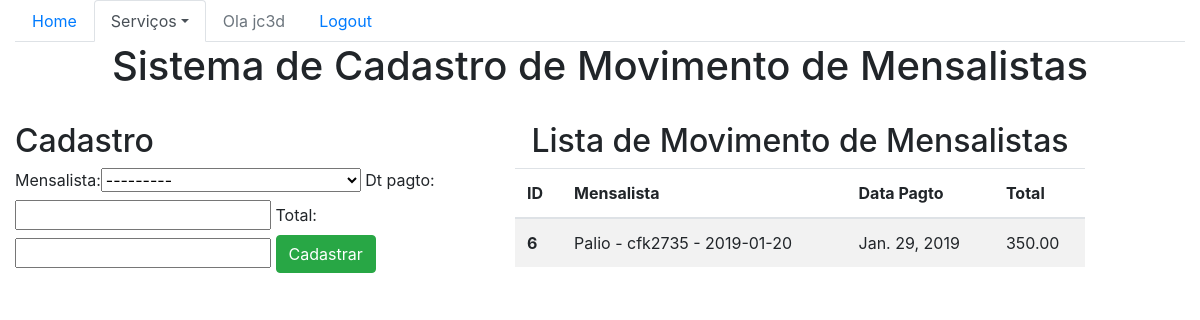
The app's page /sistema/movmen (signed in) with its own data.
### core/models.py (models this page shows, shortened)
class Movmen(models.Model):
    mensalista = models.ForeignKey(Mensalista, on_delete=models.CASCADE)
    dt_pagto = models.DateField()
    total = models.DecimalField(max_digits=5, decimal_places=2)

class Mensalista(models.Model):
    veiculo = models.ForeignKey(Veiculo, on_delete=models.CASCADE)
    inicio = models.DateField()
    valor_mes = models.DecimalField(max_digits=5, decimal_places=2)
    def __str__(self):
        return str(self.veiculo) + ' - ' + str(self.inicio)

class Veiculo(models.Model):
    marca = models.CharField(max_length=100)
    placa = models.CharField(max_length=7)
    propietario = models.ForeignKey(Pessoa, on_delete=models.CASCADE)
    cor = models.CharField(max_length=15)
    observacoes = models.TextField()
    def __str__(self):
        return self.marca + ' - ' + self.placa

### core/views.py (the view)
# urls.py: path('movmen', lista_movmensalistas, name='core_lista_movmensalistas'),
@login_required()
def lista_movmensalistas(request):
    mov_mensalistas = Movmen.objects.all()
    form = Movmenform()
    data = {'mov_mensalistas': mov_mensalistas, 'form': form}
    return render(request, 'core/lista_movmensalistas.html', data)

### core/forms.py
class Movmenform(ModelForm):
    class Meta:
        model = Movmen
        fields = '__all__'

### core/templates/core/lista_movmensalistas.html (shortened to what this page needs)
{% extends 'base.html' %}
{% load bootstrap %}
{% block menu %}
<ul class="nav nav-tabs">
  <li class="nav-item">
    <a class="nav-link" href="{% url 'core_home' %}">Home</a>
  </li>
  <li class="nav-item dropdown">
    <a class="nav-link dropdown-toggle active" data-toggle="dropdown" href="#" role="button" aria-haspopup="true" aria-expanded="false">Serviços</a>
    {% if user.is_authenticated %}
      <li class="nav-item ">
        <a class="nav-link disabled" href="#">Ola {{ user }}</a>
      </li>
      <li class="nav-item ">
        <a class="nav-link" href="{% url 'logout' %}">Logout</a>
      </li>
    {% else %}
      <li class="nav-item ">
        <a class="nav-link" href="{% url 'login' %}">Login</a>
      </li>
    {% endif %}
</ul>
{% endblock %}
{% block main %}
<div class="row">
    <div class="col-12">
        <h1 class="text-center">Sistema de Cadastro de Movimento de Mensalistas</h1>
    </div>
</div>
<div class="row">
    <div class="col-sm-5">
        <br>
        <h2>Cadastro</h2>
        <form action="{% url 'core_movmen_novo' %}" method="POST">
            {{ form|bootstrap }}
            <button type="submit" class="btn btn-success">Cadastrar</button>
        </form>
    </div>
    <div class="col-sm-6">
        <br>
        <h2 class="text-center">Lista de Movimento de Mensalistas</h2>
        <table class="table table-striped">
              <thead>
                  <tr>
                  <th scope="col">ID</th>
                  <th scope="col">Mensalista</th>
                  <th scope="col">Data Pagto</th>
                  <th scope="col">Total</th>
                  </tr>
              </thead>
              <tbody>
                  {% for movmen in mov_mensalistas %}
                  <tr>
                  <th scope="row">{{ movmen.id }}</th>
                  <td>{{ movmen.mensalista }}</td>
                  <td>{{ movmen.dt_pagto }}</td>
                  <td>{{ movmen.total }}</td>
                  </tr>
                  {% endfor %}
              </tbody>
        </table>
    </div>
</div>
{% endblock %}

### records on screen
Movmen: id "6", mensalista "Palio - cfk2735 - 2019-01-20", dt_pagto "Jan. 29, 2019", total "350.00"

### other values on screen
{{ user }} "jc3d"
